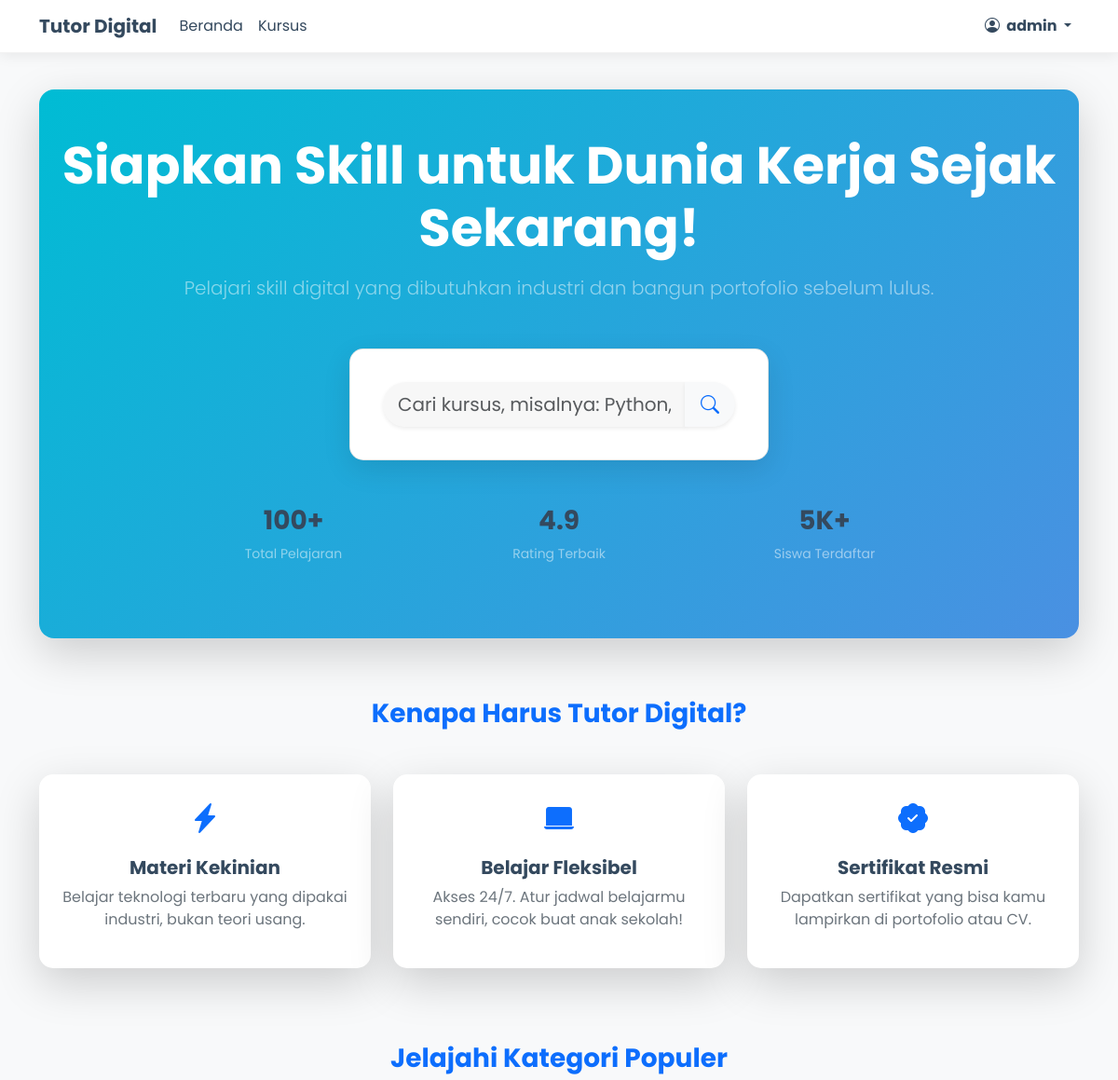
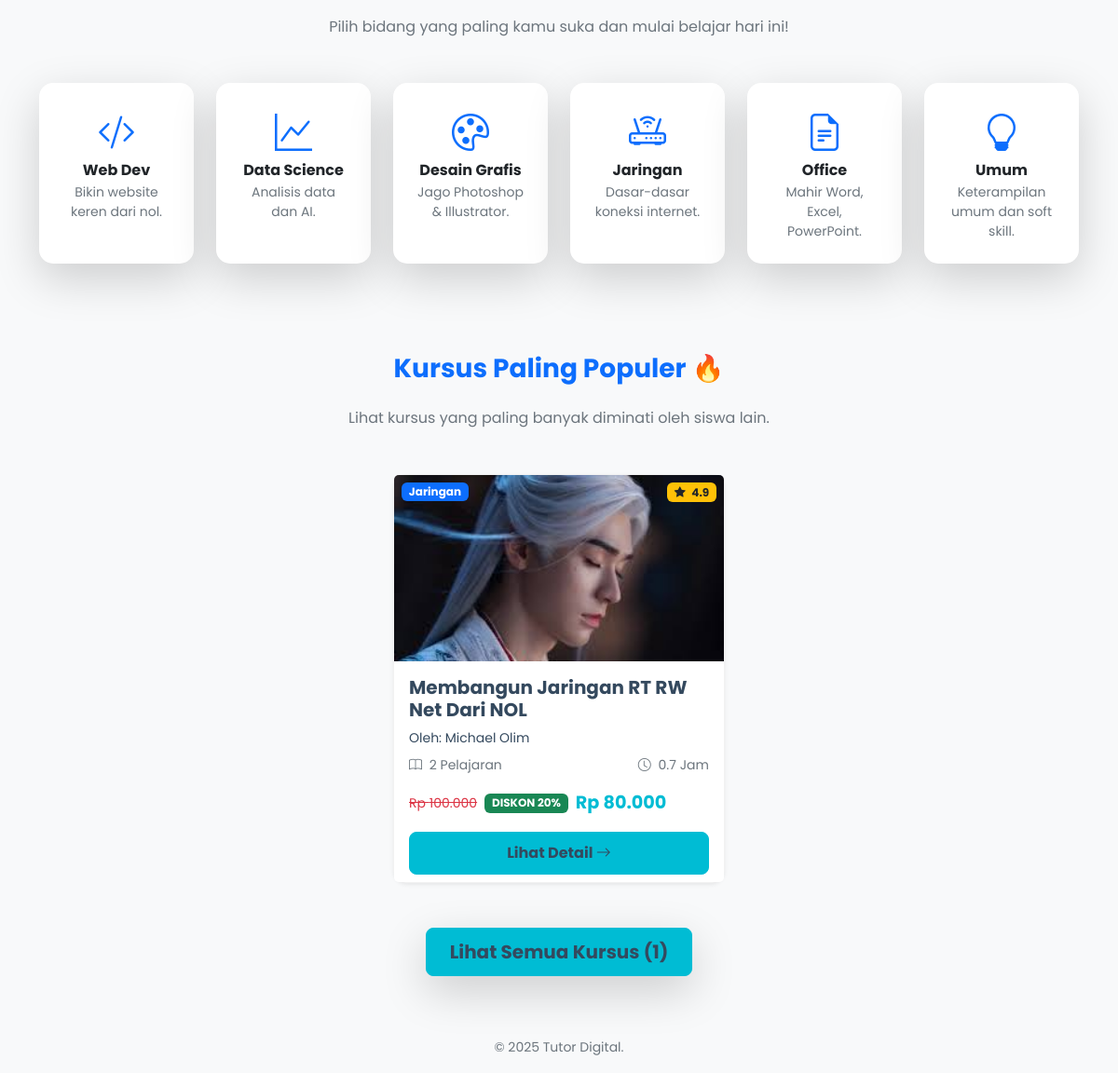
The app's page /index (signed in) with its own data (2 pictures, top to bottom).
### models.py (models this page shows, shortened)
class User(UserMixin, db.Model):
    id = db.Column(db.Integer, primary_key=True)
    username = db.Column(db.String(64), index=True, unique=True)
    email = db.Column(db.String(120), index=True, unique=True)
    password_hash = db.Column(db.String(256))
    is_admin = db.Column(db.Boolean, default=False)
    full_name = db.Column(db.String(120))
    whatsapp_number = db.Column(db.String(20))
    enrollments = db.relationship('Enrollment', backref='student', lazy='dynamic')
    progresses = db.relationship('LessonProgress', backref='student', lazy='dynamic')

class Course(db.Model):
    id = db.Column(db.Integer, primary_key=True)
    title = db.Column(db.String(100), nullable=False)
    description = db.Column(db.Text)
    category = db.Column(db.String(64), default='Umum')
    instructor_name = db.Column(db.String(100))
    instructor_title = db.Column(db.String(100))
    rating = db.Column(db.Float, default=0.0)
    price = db.Column(db.Integer, default=0)
    discount_percent = db.Column(db.Integer, default=0)
    duration_hours = db.Column(db.Integer, default=10) # Field baru
    image_url = db.Column(db.String(255), nullable=True)
    instructor_image_url = db.Column(db.String(255), nullable=True)
    lessons = db.relationship('Lesson', backref='course', lazy='dynamic')
    enrollments = db.relationship('Enrollment', backref='course', lazy='dynamic')
    def total_lessons(self):
        return self.lessons.count()
    def total_duration_minutes(self):
        total = db.session.query(db.func.sum(Lesson.duration_minutes)).filter(
            Lesson.course_id == self.id
        ).scalar()
        return total if total is not None else 0
    @hybrid_property
    def final_price(self):
        return self.price - (self.price * self.discount_percent / 100)

### routes.py (the view)
@app.route('/')
@app.route('/index')
def index():
    courses = Course.query.all()
    return render_template('index.html', title='Beranda', courses=courses)

### app.py (called while the page is built)
@app.context_processor
def inject_global_variables():
    return dict(
        now=datetime.utcnow # Menggunakan UTC, atau datetime.now() jika Anda yakin dengan timezone server
    )

### models.py (called while the page is built)
@login_manager.user_loader
def load_user(user_id):
    return User.query.get(int(user_id))

### utils.py (called while the page is built)
def format_rupiah(value):
    return "{:,.0f}".format(value).replace(",", ".")

### templates/index.html (shortened to what this page needs)
{% extends "base.html" %}
{% block content %}
<div class="container">
    <div class="hero-section-gradient text-white py-5 mb-5 shadow-lg text-center rounded-4">
        <h1 class="display-4 fw-bolder mb-3 animate__animated animate__fadeInDown text-white">
            Siapkan Skill untuk Dunia Kerja Sejak Sekarang!
        </h1>
        <p class="lead mb-4 animate__animated animate__fadeIn text-white-50">
            Pelajari skill digital yang dibutuhkan industri dan bangun portofolio sebelum lulus.
        </p>
        <form action="{{ url_for('search') }}" method="GET" class="d-flex justify-content-center mb-5 animate__animated animate__fadeInUp">
            <div class="input-group" style="max-width: 600px;">
                <input type="text" name="q" class="form-control form-control-lg border-0 rounded-start-pill shadow-sm" placeholder="Cari kursus, misalnya: Python, Jaringan, Desain Grafis" aria-label="Cari kursus">
                <button class="btn btn-light btn-lg rounded-end-pill shadow-sm" type="submit">
                    <i class="bi bi-search text-primary"></i>
                </button>
            </div>
        </form>
        <div class="row justify-content-center text-white mt-4 animate__animated animate__fadeInUp">
            <div class="col-md-3 col-6 mb-3">
                <h3 class="fw-bolder">100+</h3>
                <p class="small text-white-50">Total Pelajaran</p>
            </div>
            <div class="col-md-3 col-6 mb-3">
                <h3 class="fw-bolder">4.9</h3>
                <p class="small text-white-50">Rating Terbaik</p>
            </div>
            <div class="col-md-3 col-6 mb-3">
                <h3 class="fw-bolder">5K+</h3>
                <p class="small text-white-50">Siswa Terdaftar</p>
            </div>
        </div>
    </div>
</div>
<div class="container">
    <div class="my-5 py-3">
        <h3 class="text-center mb-5 fw-bold text-primary">Kenapa Harus Tutor Digital?</h3>
        <div class="row text-center g-4">
            <div class="col-md-4">
                <div class="card h-100 border-0 shadow-lg p-4 hover-scale">
                    <i class="bi bi-lightning-charge-fill mb-3 text-primary" style="font-size: 2rem;"></i>
                    <h5 class="fw-bold">Materi Kekinian</h5>
                    <p class="text-muted">Belajar teknologi terbaru yang dipakai industri, bukan teori usang.</p>
                </div>
            </div>
            <div class="col-md-4">
                <div class="card h-100 border-0 shadow-lg p-4 hover-scale">
                    <i class="bi bi-laptop-fill mb-3 text-primary" style="font-size: 2rem;"></i>
                    <h5 class="fw-bold">Belajar Fleksibel</h5>
                    <p class="text-muted">Akses 24/7. Atur jadwal belajarmu sendiri, cocok buat anak sekolah!</p>
                </div>
            </div>
            <div class="col-md-4">
                <div class="card h-100 border-0 shadow-lg p-4 hover-scale">
                    <i class="bi bi-patch-check-fill mb-3 text-primary" style="font-size: 2rem;"></i>
                    <h5 class="fw-bold">Sertifikat Resmi</h5>
                    <p class="text-muted">Dapatkan sertifikat yang bisa kamu lampirkan di portofolio atau CV.</p>
                </div>
            </div>
        </div>
    </div>
</div>
<div class="container">
    <div class="mt-5 pt-3">
        <h3 class="mb-4 fw-bold text-center text-primary">Jelajahi Kategori Populer</h3>
        <p class="text-center text-muted mb-5">Pilih bidang yang paling kamu suka dan mulai belajar hari ini!</p>
        <div class="row g-4 text-center justify-content-center">
            {% for cat in categories %}
            <div class="col-6 col-md-4 col-lg-2">
                <a href="{{ url_for('courses_by_category', category_name=cat.name) }}" class="text-decoration-none">
                    <div class="card border-0 shadow-lg h-100 category-hover-effect hover-scale" style="border-radius: 15px;">
                        <div class="card-body p-4">
                            <i class="bi bi-{{ cat.icon }} mb-2 text-primary" style="font-size: 2.5rem;"></i>
                            <h6 class="fw-bolder text-dark mb-1">{{ cat.name }}</h6>
                            <small class="text-muted d-none d-md-block">{{ cat.desc }}</small>
                        </div>
                    </div>
                </a>
            </div>
            {% endfor %}
        </div>
    </div>
</div>
<div id="featured-courses" class="container mt-5 pt-5">
    <h3 class="mb-4 fw-bold text-center text-primary">Kursus Paling Populer 🔥</h3>
    <p class="text-center text-muted mb-5">Lihat kursus yang paling banyak diminati oleh siswa lain.</p>
    <div class="row g-4 justify-content-center">
        {% for course in courses[:4] %}
        <div class="col-md-6 col-lg-4">
            <div class="card h-100 hover-scale shadow-sm">
                <div class="position-relative">
                    {% if course.image_url %}
                        <img src="{{ url_for('static', filename='uploads/' + course.image_url) }}" class="card-img-top" alt="{{ course.title }}" style="height: 200px; object-fit: cover;">
                    {% else %}
                        <div class="bg-light text-center d-flex align-items-center justify-content-center" style="height: 200px;">
                            <i class="bi bi-image-fill text-secondary display-4"></i>
                        </div>
                    {% endif %}
                    <span class="badge bg-primary position-absolute top-0 start-0 m-2">{{ course.category }}</span>
                    <span class="badge bg-warning text-dark position-absolute top-0 end-0 m-2">
                        <i class="bi bi-star-fill me-1"></i> {{ course.rating|round(1) }}
                    </span>
                </div>
                <div class="card-body d-flex flex-column">
                    <h5 class="card-title fw-bold text-dark">{{ course.title }}</h5>
                    <p class="card-text small text-muted mb-2">Oleh: {{ course.instructor_name }}</p>
                    {% set total_minutes = course.total_duration_minutes() %}
                    {% set total_hours = (total_minutes / 60)|round(1) %}
                    <div class="d-flex justify-content-between small text-muted mb-3">
                        <span><i class="bi bi-book me-1"></i> {{ course.total_lessons() }} Pelajaran</span>
                        <span><i class="bi bi-clock me-1"></i> {{ total_hours }} Jam</span>
                    </div>
                    <div class="mt-auto">
                        {% if course.price > 0 %}
                            <div class="d-flex align-items-center">
                                {% if course.discount_percent > 0 %}
                                    <span class="text-danger text-decoration-line-through small me-2">Rp {{ course.price|format_rupiah }}</span>
                                    <span class="badge bg-success me-2">DISKON {{ course.discount_percent }}%</span>
                                {% endif %}
                                <span class="final-price fw-bolder">Rp {{ course.final_price|format_rupiah }}</span>
                            </div>
                        {% else %}
                            <span class="badge bg-success fs-6 fw-bolder">GRATIS</span>
                        {% endif %}
                    </div>
                </div>
                <div class="card-footer bg-white border-0 pt-0">
                    <a href="{{ url_for('course_detail', course_id=course.id) }}" class="btn btn-primary w-100 fw-bold">
                        Lihat Detail <i class="bi bi-arrow-right"></i>
                    </a>
                </div>
            </div>
        </div>
        {% endfor %}
    </div>
    <div class="text-center mt-5">
        <a href="{{ url_for('search') }}" class="btn btn-primary btn-lg fw-bold shadow-lg hover-scale">
            Lihat Semua Kursus ({{ courses|length }})
        </a>
    </div>
</div>
{% endblock %}

### templates/base.html (shortened to what this page needs)
<!doctype html>
<html lang="id">
<head>
    <link href="https://cdn.jsdelivr.net/npm/bootstrap@5.3.2/dist/css/bootstrap.min.css" rel="stylesheet">
    <link rel="stylesheet" href="https://cdn.jsdelivr.net/npm/bootstrap-icons@1.11.3/font/bootstrap-icons.min.css">
    <link rel="stylesheet" href="https://cdnjs.cloudflare.com/ajax/libs/animate.css/4.1.1/animate.min.css"/>
    <link rel="stylesheet" href="{{ url_for('static', filename='style.css') }}">
</head>
<body>
    <nav class="navbar navbar-expand-lg navbar-light fixed-top">
        <div class="container">
            <a class="navbar-brand fw-bolder" href="{{ url_for('index') }}">
                Tutor Digital
            </a>
            <div class="collapse navbar-collapse" id="navbarNav">
                <ul class="navbar-nav me-auto mb-2 mb-lg-0">
                    <li class="nav-item">
                        <a class="nav-link" href="{{ url_for('index') }}">Beranda</a>
                    </li>
                    <li class="nav-item">
                        <a class="nav-link" href="{{ url_for('search') }}">Kursus</a>
                    </li>
                </ul>
                <ul class="navbar-nav">
                    {% if current_user.is_authenticated %}
                        <li class="nav-item dropdown">
                            <a class="nav-link dropdown-toggle fw-bold" href="#" id="navbarDropdown" role="button" data-bs-toggle="dropdown" aria-expanded="false">
                                <i class="bi bi-person-circle me-1"></i> {{ current_user.username }}
                            </a>
                        </li>
                    {% endif %}
                </ul>
            </div>
        </div>
    </nav>
    <main class="my-5 pt-5">
        {% block content %}{% endblock %}
    </main>
    <footer class="footer mt-auto py-3 bg-transparent">
        <div class="container text-center">
            <span class="text-muted small">
                &copy; {{ now().year }} Tutor Digital.
            </span>
        </div>
    </footer>
</body>
</html>

### static/style.css (style rules this page uses)
body { background-color: #F8F9FA; min-height: 100vh; font-family: 'Poppins', sans-serif; color: #34495E; }
h1, h2, h3, h4, h5, h6, p, a, .nav-link, .navbar-brand { color: #34495E !important; }
.text-muted { color: #6C757D !important; }
.navbar { background-color: rgba(255, 255, 255, 0.95) !important; box-shadow: 0 2px 15px rgba(0, 0, 0, 0.08); backdrop-filter: blur(5px); border-bottom: 1px solid rgba(0, 0, 0, 0.05); z-index: 1000; }
.navbar-light .navbar-nav .nav-link { color: #34495E !important; }
.card { background: rgba(255, 255, 255, 1); backdrop-filter: blur(0px); border-radius: 15px; border: 1px solid rgba(0, 0, 0, 0.05); box-shadow: 0 5px 20px 0 rgba(0, 0, 0, 0.05); color: #34495E; transition: transform 0.3s ease-in-out, box-shadow 0.3s; }
.card-title, .card-text { color: #34495E !important; }
.container form { max-width: 450px; margin: 50px auto; padding: 35px; background: rgba(255, 255, 255, 1); backdrop-filter: blur(12px); border-radius: 15px; border: 1px solid rgba(0, 0, 0, 0.1); box-shadow: 0 10px 30px 0 rgba(0, 0, 0, 0.1); }
.form-control { background-color: rgba(0, 0, 0, 0.03); border: 1px solid rgba(0, 0, 0, 0.1); color: #34495E; border-radius: 8px; }
.btn-primary { background-color: #00BCD4; border-color: #00BCD4; color: #fff; border-radius: 8px; padding: 10px 25px; font-weight: 600; transition: background-color 0.3s; }
.final-price { color: #00BCD4; font-size: 1.2rem; }
.hero-section-gradient { background: linear-gradient(135deg, #00BCD4 0%, #4A90E2 100%); color: #fff; padding: 100px 0; border-radius: 0 0 30px 30px; box-shadow: 0 5px 15px rgba(0, 0, 0, 0.1); }
.hover-scale { transition: transform 0.3s ease, box-shadow 0.3s ease; }
.category-hover-effect { transition: all 0.3s ease; border: 2px solid transparent; }

### records on screen
User: username "admin"
Course: image_url (picture), category "Jaringan", rating "4.9", title "Membangun Jaringan RT RW Net Dari NOL", instructor_name "Michael Olim", total_lessons "2", total_hours "0.7", price "100.000", discount_percent "20", final_price "80.000"

### other values on screen
{{ cat.name }} "Web Dev" "Data Science" "Desain Grafis" "Jaringan" "Office" "Umum"
{{ cat.desc }} "Bikin website keren dari nol." "Analisis data dan AI." "Jago Photoshop & Illustrator." "Dasar-dasar koneksi internet." "Mahir Word, Excel, PowerPoint." "Keterampilan umum dan soft skill."
{{ courses|length }} "1"
